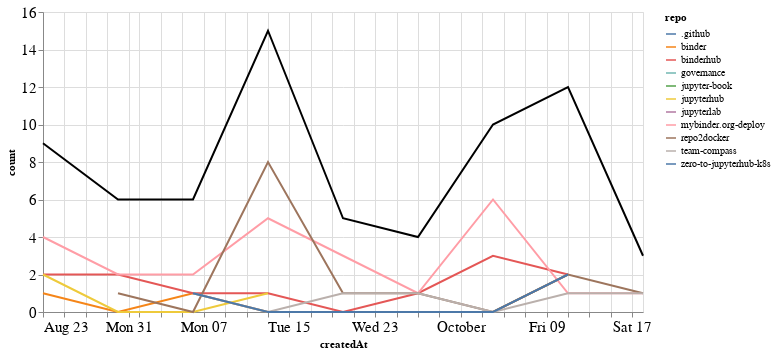

Notebook code for this chart:
### Markdown cell above
## Comments

### Code cell
comments_time = comments.groupby('repo').resample('W', on='createdAt').count()['author'].reset_index()
comments_time = comments_time.rename(columns={'author': 'count'})
comments_time_total = comments_time.groupby('createdAt').agg({"count": "sum"}).reset_index()
ch1 = alt.Chart(comments_time, width=600).mark_line().encode(
    x='createdAt',
    y='count',
    color='repo',
    tooltip="repo"
)

ch2 = alt.Chart(comments_time_total, width=600).mark_line(color="black").encode(
    x='createdAt',
    y='count',
)

ch1 + ch2

### Figure 1 — Vega-Lite specification as saved in the notebook (floating-point values rounded to 4 significant figures)
{"config": {"axisLeft": {"labelFontSize": 15}, "axisBottom": {"labelFontSize": 15}}, "layer": [{"data": {"name": "data-8bf1dace19f4f4ee68f3abd32fa46217"}, "mark": "line", "encoding": {"color": {"type": "nominal", "field": "repo"}, "tooltip": {"type": "nominal", "field": "repo"}, "x": {"type": "temporal", "field": "createdAt"}, "y": {"type": "quantitative", "field": "count"}}, "width": 600}, {"data": {"name": "data-dfdcbdb8eef72c232d68cff5eb705854"}, "mark": {"type": "line", "color": "black"}, "encoding": {"x": {"type": "temporal", "field": "createdAt"}, "y": {"type": "quantitative", "field": "count"}}, "width": 600}], "$schema": "https://vega.github.io/schema/vega-lite/v4.8.1.json", "datasets": {"data-8bf1dace19f4f4ee68f3abd32fa46217": [{"repo": ".github", "createdAt": "2020-10-04T00:00:00", "count": 1}, {"repo": "binder", "createdAt": "2020-08-23T00:00:00", "count": 1}, {"repo": "binder", "createdAt": "2020-08-30T00:00:00", "count": 0}, {"repo": "binder", "createdAt": "2020-09-06T00:00:00", "count": 1}, {"repo": "binder", "createdAt": "2020-09-13T00:00:00", "count": 0}, {"repo": "binder", "createdAt": "2020-09-20T00:00:00", "count": 0}, {"repo": "binder", "createdAt": "2020-09-27T00:00:00", "count": 0}, {"repo": "binder", "createdAt": "2020-10-04T00:00:00", "count": 0}, {"repo": "binder", "createdAt": "2020-10-11T00:00:00", "count": 2}, {"repo": "binderhub", "createdAt": "2020-08-23T00:00:00", "count": 2}, {"repo": "binderhub", "createdAt": "2020-08-30T00:00:00", "count": 2}, {"repo": "binderhub", "createdAt": "2020-09-06T00:00:00", "count": 1}, {"repo": "binderhub", "createdAt": "2020-09-13T00:00:00", "count": 1}, {"repo": "binderhub", "createdAt": "2020-09-20T00:00:00", "count": 0}, {"repo": "binderhub", "createdAt": "2020-09-27T00:00:00", "count": 1}, {"repo": "binderhub", "createdAt": "2020-10-04T00:00:00", "count": 3}, {"repo": "binderhub", "createdAt": "2020-10-11T00:00:00", "count": 2}, {"repo": "governance", "createdAt": "2020-10-11T00:00:00", "count": 1}, {"repo": "jupyter-book", "createdAt": "2020-08-30T00:00:00", "count": 1}, {"repo": "jupyterhub", "createdAt": "2020-08-23T00:00:00", "count": 2}, {"repo": "jupyterhub", "createdAt": "2020-08-30T00:00:00", "count": 0}, {"repo": "jupyterhub", "createdAt": "2020-09-06T00:00:00", "count": 0}, {"repo": "jupyterhub", "createdAt": "2020-09-13T00:00:00", "count": 1}, {"repo": "jupyterlab", "createdAt": "2020-10-11T00:00:00", "count": 1}, {"repo": "mybinder.org-deploy", "createdAt": "2020-08-23T00:00:00", "count": 4}, {"repo": "mybinder.org-deploy", "createdAt": "2020-08-30T00:00:00", "count": 2}, {"repo": "mybinder.org-deploy", "createdAt": "2020-09-06T00:00:00", "count": 2}, {"repo": "mybinder.org-deploy", "createdAt": "2020-09-13T00:00:00", "count": 5}, {"repo": "mybinder.org-deploy", "createdAt": "2020-09-20T00:00:00", "count": 3}, {"repo": "mybinder.org-deploy", "createdAt": "2020-09-27T00:00:00", "count": 1}, {"repo": "mybinder.org-deploy", "createdAt": "2020-10-04T00:00:00", "count": 6}, {"repo": "mybinder.org-deploy", "createdAt": "2020-10-11T00:00:00", "count": 1}, {"repo": "mybinder.org-deploy", "createdAt": "2020-10-18T00:00:00", "count": 1}, {"repo": "repo2docker", "createdAt": "2020-08-30T00:00:00", "count": 1}, {"repo": "repo2docker", "createdAt": "2020-09-06T00:00:00", "count": 0}, {"repo": "repo2docker", "createdAt": "2020-09-13T00:00:00", "count": 8}, {"repo": "repo2docker", "createdAt": "2020-09-20T00:00:00", "count": 1}, {"repo": "repo2docker", "createdAt": "2020-09-27T00:00:00", "count": 1}, {"repo": "repo2docker", "createdAt": "2020-10-04T00:00:00", "count": 0}, {"repo": "repo2docker", "createdAt": "2020-10-11T00:00:00", "count": 2}, {"repo": "repo2docker", "createdAt": "2020-10-18T00:00:00", "count": 1}, {"repo": "team-compass", "createdAt": "2020-09-06T00:00:00", "count": 1}, {"repo": "team-compass", "createdAt": "2020-09-13T00:00:00", "count": 0}, {"repo": "team-compass", "createdAt": "2020-09-20T00:00:00", "count": 1}, {"repo": "team-compass", "createdAt": "2020-09-27T00:00:00", "count": 1}, {"repo": "team-compass", "createdAt": "2020-10-04T00:00:00", "count": 0}, {"repo": "team-compass", "createdAt": "2020-10-11T00:00:00", "count": 1}, {"repo": "team-compass", "createdAt": "2020-10-18T00:00:00", "count": 1}, {"repo": "zero-to-jupyterhub-k8s", "createdAt": "2020-09-06T00:00:00", "count": 1}, {"repo": "zero-to-jupyterhub-k8s", "createdAt": "2020-09-13T00:00:00", "count": 0}, {"repo": "zero-to-jupyterhub-k8s", "createdAt": "2020-09-20T00:00:00", "count": 0}, {"repo": "zero-to-jupyterhub-k8s", "createdAt": "2020-09-27T00:00:00", "count": 0}, {"repo": "zero-to-jupyterhub-k8s", "createdAt": "2020-10-04T00:00:00", "count": 0}, {"repo": "zero-to-jupyterhub-k8s", "createdAt": "2020-10-11T00:00:00", "count": 2}], "data-dfdcbdb8eef72c232d68cff5eb705854": [{"createdAt": "2020-08-23T00:00:00", "count": 9}, {"createdAt": "2020-08-30T00:00:00", "count": 6}, {"createdAt": "2020-09-06T00:00:00", "count": 6}, {"createdAt": "2020-09-13T00:00:00", "count": 15}, {"createdAt": "2020-09-20T00:00:00", "count": 5}, {"createdAt": "2020-09-27T00:00:00", "count": 4}, {"createdAt": "2020-10-04T00:00:00", "count": 10}, {"createdAt": "2020-10-11T00:00:00", "count": 12}, {"createdAt": "2020-10-18T00:00:00", "count": 3}]}}
